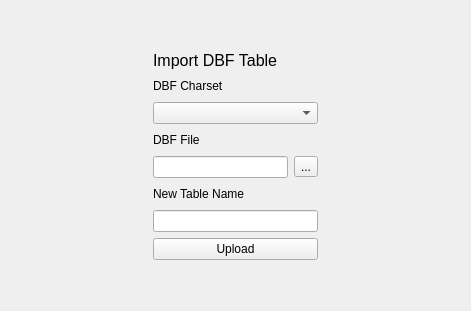
          <widget class="QWidget" name="tab_5">
           <attribute name="title">
            <string>DBF File</string>
           </attribute>
           <layout class="QHBoxLayout" name="horizontalLayout_18">
            <item>
             <spacer name="horizontalSpacer_13">
              <property name="orientation">
               <enum>Qt::Horizontal</enum>
              </property>
              <property name="sizeHint" stdset="0">
               <size>
                <width>142</width>
                <height>20</height>
               </size>
              </property>
             </spacer>
            </item>
            <item>
             <layout class="QVBoxLayout" name="verticalLayout_19">
              <item>
               <spacer name="verticalSpacer">
                <property name="orientation">
                 <enum>Qt::Vertical</enum>
                </property>
                <property name="sizeHint" stdset="0">
                 <size>
                  <width>20</width>
                  <height>40</height>
                 </size>
                </property>
               </spacer>
              </item>
              <item>
               <widget class="QLabel" name="label_19">
                <property name="font">
                 <font>
                  <pointsize>12</pointsize>
                 </font>
                </property>
                <property name="text">
                 <string>Import DBF Table</string>
                </property>
               </widget>
              </item>
              <item>
               <layout class="QVBoxLayout" name="verticalLayout_4">
                <item>
                 <layout class="QHBoxLayout" name="horizontalLayout_11">
                  <item>
                   <widget class="QLabel" name="label_20">
                    <property name="text">
                     <string>DBF Charset</string>
                    </property>
                   </widget>
                  </item>
                  <item>
                   <spacer name="horizontalSpacer_7">
                    <property name="orientation">
                     <enum>Qt::Horizontal</enum>
                    </property>
                    <property name="sizeHint" stdset="0">
                     <size>
                      <width>88</width>
                      <height>20</height>
                     </size>
                    </property>
                   </spacer>
                  </item>
                 </layout>
                </item>
                <item>
                 <widget class="QComboBox" name="charsetList_DBF"/>
                </item>
               </layout>
              </item>
              <item>
               <layout class="QVBoxLayout" name="verticalLayout_10">
                <item>
                 <layout class="QHBoxLayout" name="horizontalLayout_13">
                  <item>
                   <widget class="QLabel" name="label_18">
                    <property name="text">
                     <string>DBF File</string>
                    </property>
                   </widget>
                  </item>
                  <item>
                   <spacer name="horizontalSpacer_8">
                    <property name="orientation">
                     <enum>Qt::Horizontal</enum>
                    </property>
                    <property name="sizeHint" stdset="0">
                     <size>
                      <width>118</width>
                      <height>20</height>
                     </size>
                    </property>
                   </spacer>
                  </item>
                 </layout>
                </item>
                <item>
                 <layout class="QHBoxLayout" name="horizontalLayout">
                  <item>
                   <widget class="QLineEdit" name="dbf_path"/>
                  </item>
                  <item>
                   <widget class="QToolButton" name="searchDBF">
                    <property name="text">
                     <string>...</string>
                    </property>
                   </widget>
                  </item>
                 </layout>
                </item>
               </layout>
              </item>
              <item>
               <layout class="QVBoxLayout" name="verticalLayout_14">
                <item>
                 <layout class="QHBoxLayout" name="horizontalLayout_15">
                  <item>
                   <widget class="QLabel" name="label_15">
                    <property name="text">
                     <string>New Table Name</string>
                    </property>
                   </widget>
                  </item>
                  <item>
                   <spacer name="horizontalSpacer_11">
                    <property name="orientation">
                     <enum>Qt::Horizontal</enum>
                    </property>
                    <property name="sizeHint" stdset="0">
                     <size>
                      <width>58</width>
                      <height>20</height>
                     </size>
                    </property>
                   </spacer>
                  </item>
                 </layout>
                </item>
                <item>
                 <widget class="QLineEdit" name="name_dbf"/>
                </item>
               </layout>
              </item>
              <item>
               <widget class="QPushButton" name="uploadDBF">
                <property name="text">
                 <string>Upload</string>
                </property>
               </widget>
              </item>
              <item>
               <spacer name="verticalSpacer_2">
                <property name="orientation">
                 <enum>Qt::Vertical</enum>
                </property>
                <property name="sizeHint" stdset="0">
                 <size>
                  <width>20</width>
                  <height>40</height>
                 </size>
                </property>
               </spacer>
              </item>
             </layout>
            </item>
            <item>
             <spacer name="horizontalSpacer_14">
              <property name="orientation">
               <enum>Qt::Horizontal</enum>
              </property>
              <property name="sizeHint" stdset="0">
               <size>
                <width>142</width>
                <height>20</height>
               </size>
              </property>
             </spacer>
            </item>
           </layout>
          </widget>
